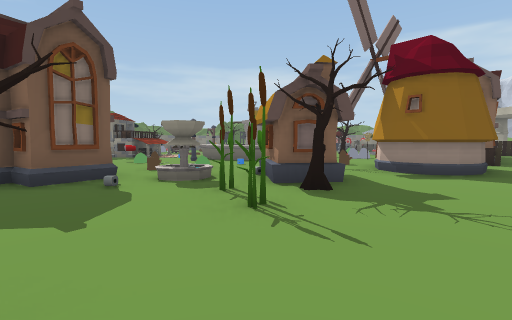
View 1 (above)

17 first-person views from a walk through a Unity game level. The camera is 1.4 m above the floor, tilts 4° down and sees 85° across. The floor is counted in squares, 2.1 m on a side. Each view is taken from the middle of a square. On the plan, view 1 faces up. The plan holds only what a view shows up to about 9 squares ahead; the rest is blank. The place goes on beyond the plan. The player is left out. Door leaves are left out, so doorways stand open. Some surface patterns are stand-ins.

View 2
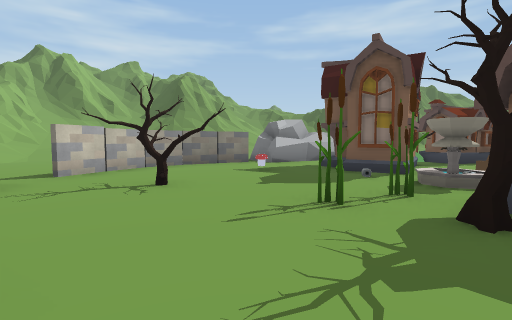

View 3
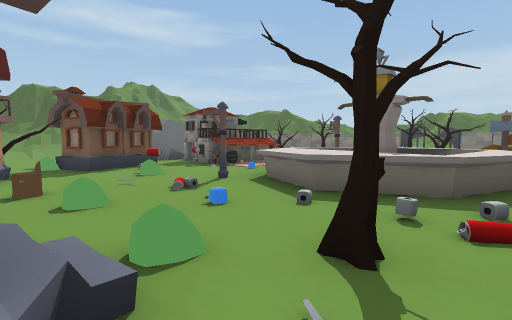

View 4
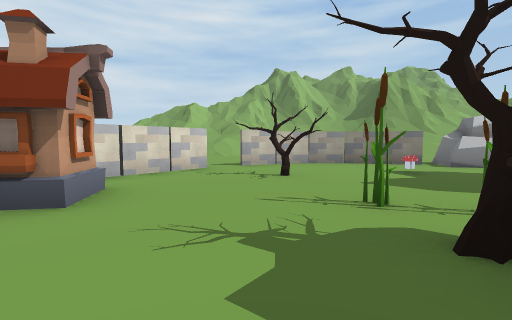

View 5
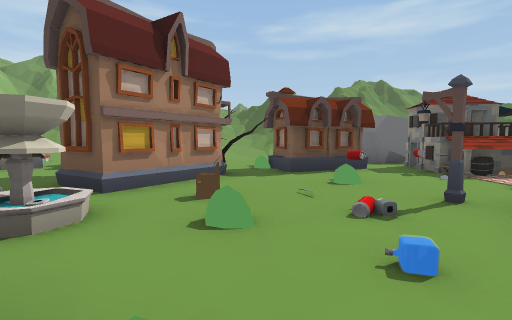

View 6
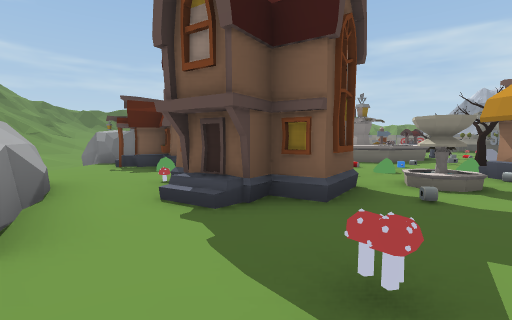

View 7
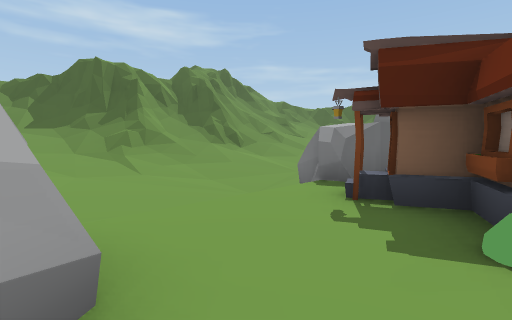

View 8
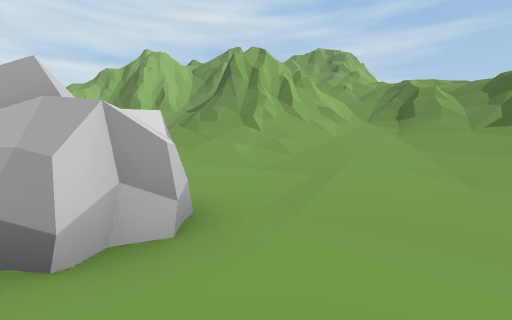

View 9
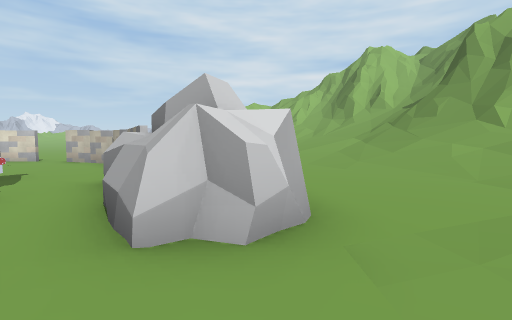

View 10
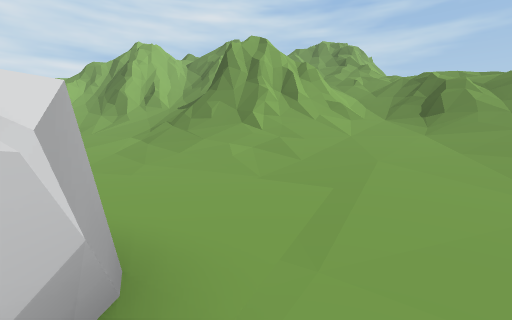

View 11
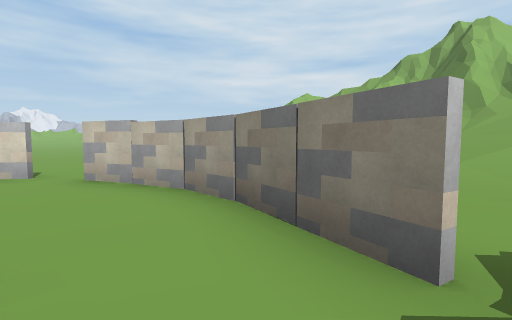

View 12
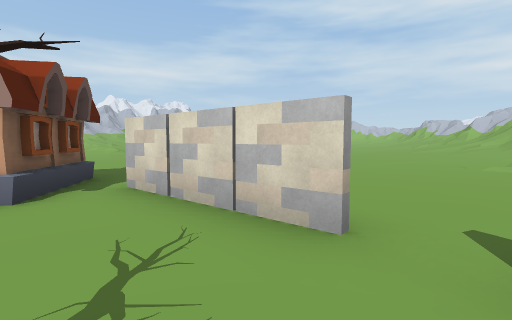

View 13
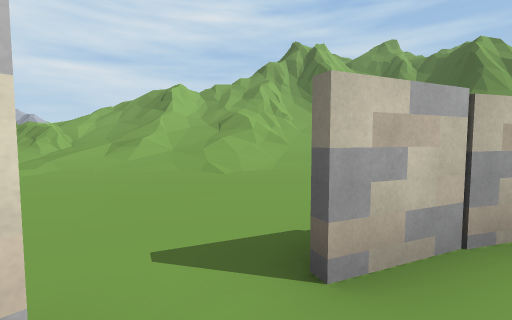

View 14
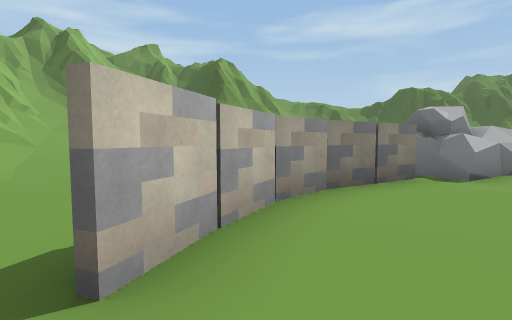

View 15
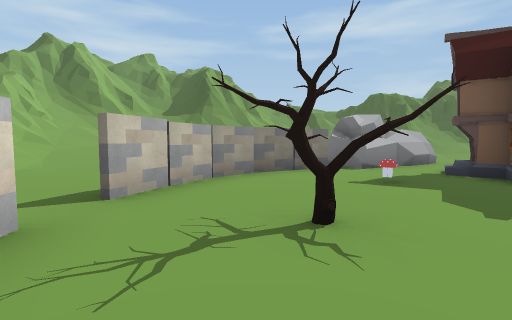

View 16
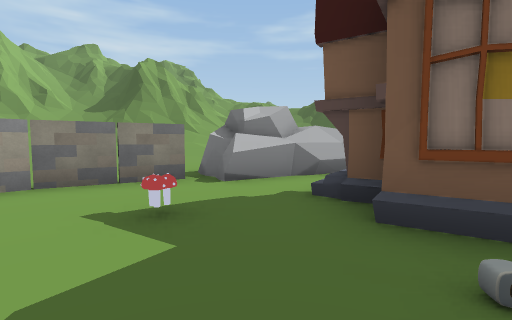

View 17
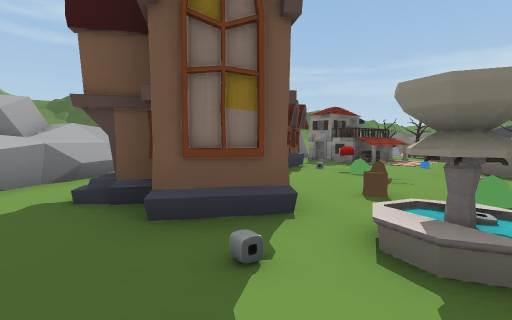

### Floor plan
Key: @ floor where view 1 was taken; # wall or solid block; x gap in a wall; . main floor; : floor 0.5 m higher than the main floor; - floor 0.5 m lower than the main floor; + floor 0.75 m higher than the main floor; _ floor 0.75 m lower than the main floor; * floor 1.25 m higher than the main floor; / step, stairs or slope; = window, fence, low wall or low ledge; ≈ water the walk keeps out of; ^ raised ledge; O other object.
Columns run from 19 left of view 1 to 3 right of it. Each row starts with its distance up from view 1.
 11       /.-_ ##OO^ ^^≈≈
 10      //.__###OO..^^^^.O
  9     //.-___###OO.O.^..
  8    ////-___.#O#.O..OO.
  7   ////..-__..OO ...O..#
  6 =///*+..-__..OO##O.OO.O
  5 /////+:../=##.##O.OO .O
  4  ==///:....##..##..OO..
  3  /////+.... ##.....O...
  2   //////....##.OO......
  1    /////.....##...O....
  0     =////.....#...O@.##
 -1     =////.....###.....O
 -2    ##=///:...   #xx###.
 -3        ///:.  ......
 -4        ///+:.........
 -5       ///  +.........
 -6       /// ////.......
 -7          //////......
 -8          ///////:.....
 -9              ////:....
-10               //+:::.
-11                ///+:
-12                 ///

Where each view was taken, in squares from view 1:
view 1: 0 up, 0 right, facing up
view 2: 2 up, 3 right, facing left
view 3: 6 up, 2 right, facing up-left
view 4: 4 up, 3 right, facing down-left
view 5: 7 up, 1 right, facing left
view 6: 1 up, 4 left, facing up
view 7: 5 up, 6 left, facing up-left
view 8: 7 up, 7 left, facing down-left
view 9: 7 up, 8 left, facing down
view 10: 6 up, 8 left, facing down-left
view 11: 3 up, 5 left, facing down
view 12: 0 up, 2 left, facing down-right
view 13: 1 down, 1 left, facing down-left
view 14: 1 down, 1 left, facing left
view 15: 0 up, 1 right, facing left
view 16: 3 up, 1 left, facing left
view 17: 3 up, 1 left, facing up-left
